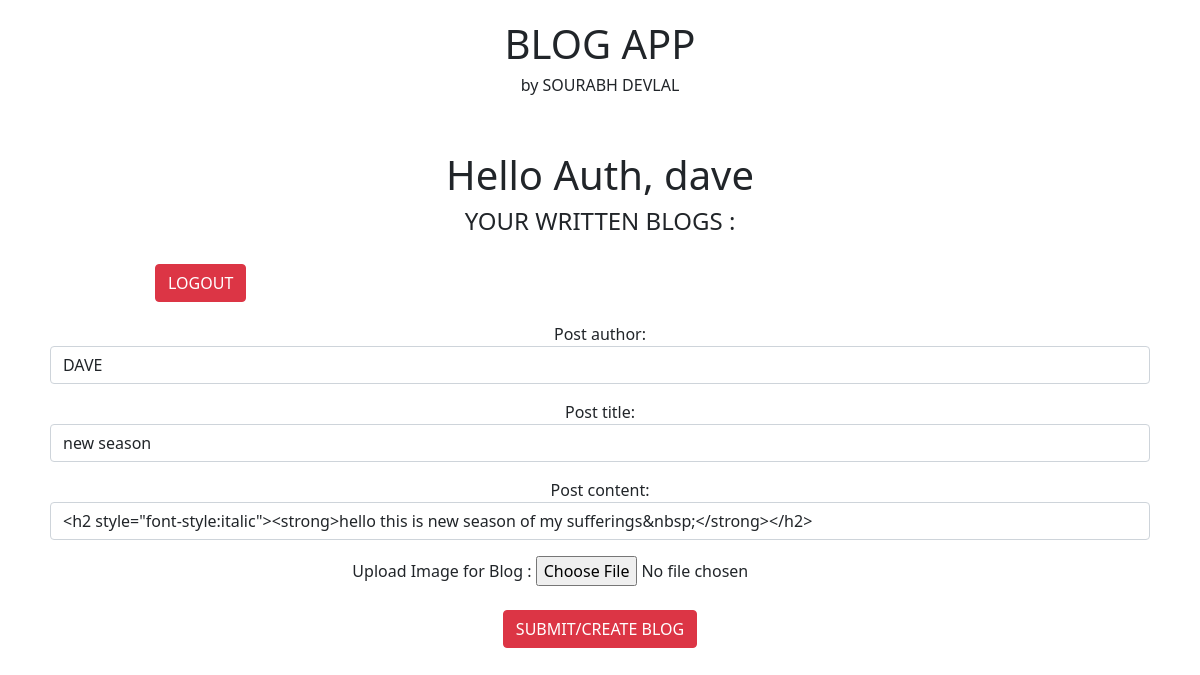
The app's page /edit/1/ (signed in) with its own data.
### app/models.py (models this page shows, shortened)
class Post(models.Model):
    user = models.ForeignKey(User, on_delete=models.CASCADE)
    post_author = models.CharField(max_length=70)
    post_title = models.CharField(max_length=100)
    post_content = RichTextField(blank=True, null=True)
    creation_date = models.DateTimeField(auto_now_add=True)
    post_image = models.ImageField(upload_to="myimage", null=True)
    likes = models.ManyToManyField(User, related_name='blog_posts')

### app/views.py (the view)
# urls.py: path('edit/<str:id>/', views.edit_blog, name='edit'),
def edit_blog(request, id):
    if request.user.is_authenticated:
        usr = Post.objects.get(id=id)
        if request.method == "POST":
            form = PostForm(request.POST, instance=usr)
            if form.is_valid():
                form.save()
                return HttpResponseRedirect('/profile/')
        else:
            fm = PostForm(instance=usr)
            return render(request, 'createblog.html', {'fm': fm})
    else:
        return HttpResponseRedirect('/home/')

### app/forms.py
class PostForm(forms.ModelForm):
    class Meta:
        model = Post
        fields = ['post_author', 'post_title', 'post_content']
        widgets = {
            'post_author': forms.TextInput(attrs={'class': 'form-control'}),
            'post_title': forms.TextInput(attrs={'class': 'form-control'}),
            'post_content': forms.TextInput(attrs={'class': 'form-control'}),
        }

### app/templates/createblog.html (shortened to what this page needs)
<!doctype html>
<html lang="en">
  <head>
    <link href="https://cdn.jsdelivr.net/npm/bootstrap@5.1.1/dist/css/bootstrap.min.css" rel="stylesheet">
  </head>
  <body>
    <div class="container-sm" style="text-align:center; padding: 20px;">
      <h1>BLOG APP</h1>
      <h6>by SOURABH DEVLAL</h6>
      <br>
      <br>
      {% if user.is_authenticated %}
        <h1>Hello Auth, {{user}}</h1>
        <h4>YOUR WRITTEN BLOGS : </h4>
      {% else %}
        <h1>Hello, {{user}}</h1>
      {% endif %}
    </div>
    <a href="{% url 'logout' %}" style="padding: 5px; margin: 0 0 0 150px;"><button class="btn btn-danger"> LOGOUT </button></a>
    <div class="container-sm" style="text-align:center; padding: 20px;">
      <form method="POST" action="" enctype="multipart/form-data">
        {{fm.as_p}}
        Upload Image for Blog : <input type="file" name="image"><br><br>
        <input type="submit" class="btn btn-danger" value="SUBMIT/CREATE BLOG">
      </form>
    </div>
  </body>
</html>

### records on screen
Post: post_author "DAVE", post_title "new season", post_content "<h2 style=\"font-style:italic\"><strong>hello this is new season of my sufferings&nbsp;</strong></h2>"

### other values on screen
{{ user }} "dave"
